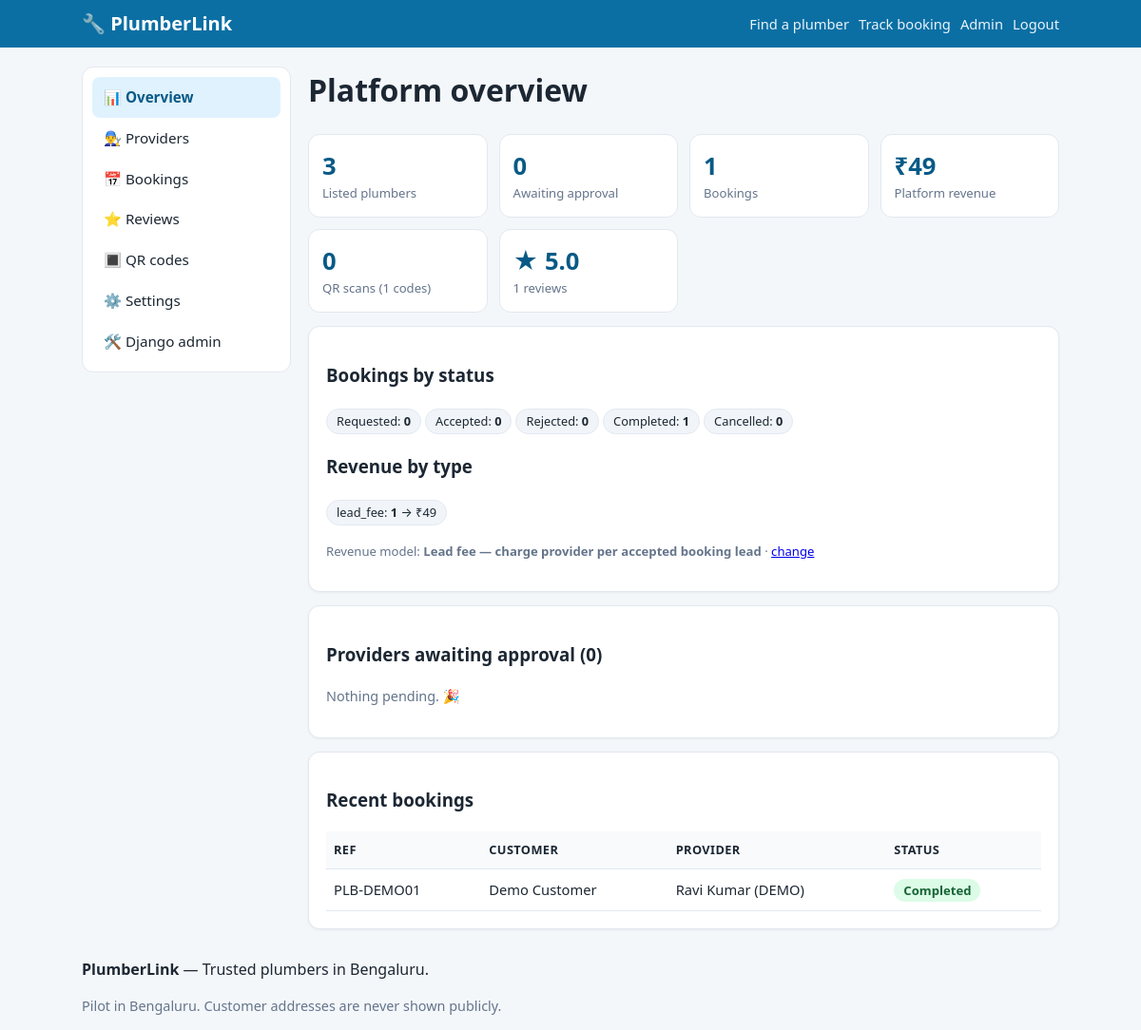
/admin-panel/ (signed in), run on the app's committed database.
### core/models.py (models this page shows, shortened)
class Booking(models.Model):
    STATUS_REQUESTED = "requested"
    STATUS_ACCEPTED = "accepted"
    STATUS_REJECTED = "rejected"
    STATUS_COMPLETED = "completed"
    STATUS_CANCELLED = "cancelled"
    STATUS_CHOICES = [
        (STATUS_REQUESTED, "Requested"),
        (STATUS_ACCEPTED, "Accepted"),
        (STATUS_REJECTED, "Rejected"),
        (STATUS_COMPLETED, "Completed"),
        (STATUS_CANCELLED, "Cancelled"),
    ]
    ref_code = models.CharField(max_length=16, unique=True, default=_default_ref_code)
    provider = models.ForeignKey(ProviderProfile, on_delete=models.CASCADE, related_name="bookings")
    customer_name = models.CharField(max_length=120)
    customer_phone = models.CharField(max_length=20)
    service = models.ForeignKey(Service, on_delete=models.SET_NULL, null=True, blank=True)
    locality = models.ForeignKey(Locality, on_delete=models.SET_NULL, null=True, blank=True)
    area_detail = models.CharField(max_length=200, blank=True,
                                   help_text="Landmark / area, not the full address")
    preferred_date = models.DateField(null=True, blank=True)
    preferred_time = models.CharField(max_length=40, blank=True,
                                      help_text="e.g. 'Morning', '2–4 PM'")
    notes = models.TextField(blank=True)
    status = models.CharField(max_length=12, choices=STATUS_CHOICES, default=STATUS_REQUESTED)
    provider_notes = models.TextField(blank=True)
    final_amount = models.DecimalField(max_digits=10, decimal_places=2, null=True, blank=True,
                                       help_text="Amount the customer paid (filled at completion)")
    review_token = models.CharField(max_length=32, unique=True, blank=True,
                                    default=_default_review_token)
    is_demo = models.BooleanField(default=False)
    created_at = models.DateTimeField(auto_now_add=True)
    updated_at = models.DateTimeField(auto_now=True)
    class Meta:
        ordering = ["-created_at"]

class PlatformSettings(models.Model):
    REVENUE_LEAD_FEE = "lead_fee"
    REVENUE_COMMISSION = "commission"
    REVENUE_SUBSCRIPTION = "subscription"
    REVENUE_CHOICES = [
        (REVENUE_LEAD_FEE, "Lead fee — charge provider per accepted booking lead"),
        (REVENUE_COMMISSION, "Commission — % of completed job value"),
        (REVENUE_SUBSCRIPTION, "Subscription — flat monthly fee for premium listing"),
    ]
    revenue_model = models.CharField(max_length=20, choices=REVENUE_CHOICES, default=REVENUE_LEAD_FEE)
    lead_fee_amount = models.DecimalField(max_digits=8, decimal_places=2, default=49.00)
    commission_percent = models.DecimalField(max_digits=5, decimal_places=2, default=10.00)
    subscription_monthly = models.DecimalField(max_digits=8, decimal_places=2, default=499.00)
    currency = models.CharField(max_length=8, default="INR")
    support_phone = models.CharField(max_length=20, blank=True)
    class Meta:
        verbose_name_plural = "platform settings"
    @classmethod
    def get(cls) -> "PlatformSettings":
        obj, _ = cls.objects.get_or_create(pk=1)
        return obj

class ProviderProfile(models.Model):
    user = models.OneToOneField(User, on_delete=models.CASCADE, related_name="provider_profile")
    display_name = models.CharField(max_length=120, help_text="Name shown to customers")
    phone = models.CharField(max_length=20, help_text="Customer-facing phone number")
    photo = models.ImageField(upload_to="providers/", blank=True, null=True)
    bio = models.TextField(blank=True)
    experience_years = models.PositiveSmallIntegerField(default=0)
    emergency_available = models.BooleanField(default=False)
    services = models.ManyToManyField(Service, through="ProviderService", related_name="providers")
    areas = models.ManyToManyField(Locality, related_name="providers", help_text="Localities served")
    work_start = models.TimeField(default="09:00")
    work_end = models.TimeField(default="19:00")
    work_days = models.CharField(
        max_length=60, default="Mon,Tue,Wed,Thu,Fri,Sat",
        help_text="Comma-separated, e.g. Mon,Tue,Wed,Thu,Fri,Sat",
    )
    is_available = models.BooleanField(default=True, help_text="Master on/off switch for new bookings")
    is_approved = models.BooleanField(default=False, help_text="Admin approval — unapproved profiles are hidden")
    is_featured = models.BooleanField(default=False, help_text="Pinned to the top of listings")
    is_demo = models.BooleanField(default=False, help_text="Sample data — clearly badged in the UI")
    rating_avg = models.FloatField(default=0.0)
    rating_count = models.PositiveIntegerField(default=0)
    created_at = models.DateTimeField(auto_now_add=True)
    updated_at = models.DateTimeField(auto_now=True)
    class Meta:
        ordering = ["-is_featured", "-rating_avg", "display_name"]

### core/views.py (the view)
# urls.py: path("admin-panel/", v.admin_dashboard, name="admin_dashboard"),
@staff_member_required
def admin_dashboard(request):
    providers = ProviderProfile.objects.all()
    bookings = Booking.objects.all()
    status_counts = bookings.values("status").annotate(n=Count("id"))
    by_status = {c["status"]: c["n"] for c in status_counts}
    earnings = Earning.objects.aggregate(t=Sum("amount"))["t"] or 0
    by_kind = (Earning.objects.values("kind").annotate(n=Count("id"), t=Sum("amount")))
    scans = QRCode.objects.aggregate(t=Sum("scans"))["t"] or 0
    reviews = Review.objects.all()
    avg_rating = reviews.aggregate(a=models.Avg("rating"))["a"] or 0
    ctx = {
        "providers_total": providers.count(),
        "pending": providers.filter(is_approved=False).count(),
        "listed": providers.filter(is_approved=True, is_available=True).count(),
        "demo_providers": providers.filter(is_demo=True).count(),
        "bookings_total": bookings.count(),
        "by_status": by_status,
        "status_choices": Booking.STATUS_CHOICES,
        "earnings_total": earnings,
        "by_kind": by_kind,
        "qr_scans": scans,
        "qr_count": QRCode.objects.count(),
        "reviews_total": reviews.count(),
        "avg_rating": round(avg_rating, 1),
        "recent_bookings": bookings.select_related("provider", "service")[:10],
        "pending_providers": providers.filter(is_approved=False).order_by("-created_at")[:10],
        "cfg": PlatformSettings.get(),
    }
    return render(request, "core/a_dashboard.html", ctx)

### core/context_processors.py (called while the page is built)
def site(request):
    return {
        "brand_name": "PlumberLink",
        "brand_tagline": "Trusted plumbers in Bengaluru",
        "service_categories": ServiceCategory.objects.all().prefetch_related("services"),
        "platform": PlatformSettings.get(),
    }

### core/templatetags/core_extras.py (called while the page is built)
@register.filter
def get_item(d, key):
    return d.get(key, 0) if isinstance(d, dict) else ""

### core/templates/core/a_dashboard.html
{% extends "core/a_base.html" %}
{% load core_extras %}
{% block acontent %}
<h1>Platform overview</h1>
<div class="kpis">
  <div class="kpi"><div class="n">{{ listed }}</div><div class="l">Listed plumbers</div></div>
  <div class="kpi"><div class="n">{{ pending }}</div><div class="l">Awaiting approval</div></div>
  <div class="kpi"><div class="n">{{ bookings_total }}</div><div class="l">Bookings</div></div>
  <div class="kpi"><div class="n">₹{{ earnings_total }}</div><div class="l">Platform revenue</div></div>
  <div class="kpi"><div class="n">{{ qr_scans }}</div><div class="l">QR scans ({{ qr_count }} codes)</div></div>
  <div class="kpi"><div class="n">★ {{ avg_rating }}</div><div class="l">{{ reviews_total }} reviews</div></div>
</div>
<div class="card">
  <h3>Bookings by status</h3>
  <p>{% for v,l in status_choices %}<span class="tag">{{ l }}: <strong>{{ by_status|get_item:v|default:0 }}</strong></span>{% endfor %}</p>
  <h3>Revenue by type</h3>
  <p>{% for k in by_kind %}<span class="tag">{{ k.kind }}: <strong>{{ k.n }}</strong> → ₹{{ k.t }}</span>{% empty %}<span class="muted">No revenue yet.</span>{% endfor %}</p>
  <p class="muted small">Revenue model: <strong>{{ cfg.get_revenue_model_display }}</strong> · <a href="{% url 'admin_settings' %}">change</a></p>
</div>
<div class="card">
  <h3>Providers awaiting approval ({{ pending }})</h3>
  {% for p in pending_providers %}
  <p><strong>{{ p.display_name }}</strong> · {{ p.phone }} · {{ p.areas.all|join:", " }}
     <a class="btn btn-sm" href="{% url 'admin_providers' %}?tab=pending">Review</a></p>
  {% empty %}<p class="muted">Nothing pending. 🎉</p>{% endfor %}
</div>
<div class="card">
  <h3>Recent bookings</h3>
  <table class="tbl">
    <tr><th>Ref</th><th>Customer</th><th>Provider</th><th>Status</th></tr>
    {% for b in recent_bookings %}
    <tr><td>{{ b.ref_code }}</td><td>{{ b.customer_name }}</td><td>{{ b.provider.display_name }}</td>
        <td><span class="status st-{{ b.status }}">{{ b.get_status_display }}</span></td></tr>
    {% empty %}<tr><td colspan="4" class="muted">No bookings yet.</td></tr>{% endfor %}
  </table>
</div>
{% endblock %}

### core/static/core/css/style.css (style rules this page uses)
:root { --brand:#0b6fa4; --brand-d:#085a86; --accent:#f59e0b; --bg:#f4f7fa; --card:#ffffff; --ink:#1c2733; --muted:#64748b; --line:#e2e8f0; --ok:#16a34a; --warn:#d97706; --bad:#dc2626; --radius:12px; }
* { box-sizing:border-box }
body { margin:0;font-family:system-ui,-apple-system,"Segoe UI",Roboto,Arial,sans-serif; background:var(--bg);color:var(--ink);line-height:1.5 }
.card { background:var(--card);border:1px solid var(--line);border-radius:var(--radius); padding:18px;margin:14px 0;box-shadow:0 1px 3px rgba(0,0,0,.05) }
.muted { color:var(--muted);font-size:.9rem }
.small { font-size:.82rem }
.tag { display:inline-block;background:#f1f5f9;border:1px solid var(--line);border-radius:999px; padding:3px 10px;font-size:.8rem;margin:2px 4px 2px 0 }
table.tbl { width:100%;border-collapse:collapse;font-size:.92rem }
.tbl th,.tbl td { text-align:left;padding:10px 8px;border-bottom:1px solid var(--line);vertical-align:top }
.tbl th { background:#f8fafc;font-size:.8rem;text-transform:uppercase;letter-spacing:.03em }
.status { font-weight:700;font-size:.82rem;padding:3px 10px;border-radius:999px;white-space:nowrap }
.st-completed { background:#dcfce7;color:#166534 }
.kpis { display:grid;grid-template-columns:repeat(auto-fill,minmax(150px,1fr));gap:12px }
.kpi { background:var(--card);border:1px solid var(--line);border-radius:var(--radius);padding:14px }
.kpi .n { font-size:1.6rem;font-weight:800;color:var(--brand-d) }
.kpi .l { font-size:.82rem;color:var(--muted) }

### data on the page
Booking: status "Completed", by_status "1", ref_code "PLB-DEMO01", customer_name "Demo Customer", provider.display_name "Ravi Kumar (DEMO)"
PlatformSettings: revenue_model "Lead fee — charge provider per accepted booking lead"

### other printed values
{{ brand_name }} "PlumberLink"
{{ listed }} "3"
{{ pending }} "0"
{{ bookings_total }} "1"
{{ earnings_total }} "49"
{{ qr_scans }} "0"
{{ qr_count }} "1"
{{ avg_rating }} "5.0"
{{ reviews_total }} "1"
{{ l }} "Requested" "Accepted" "Rejected" "Cancelled"
{{ by_status|get_item:v|default:0 }} "0" "0" "0" "0"
{{ k.kind }} "lead_fee"
{{ k.n }} "1"
{{ k.t }} "49"
{{ brand_tagline }} "Trusted plumbers in Bengaluru"
